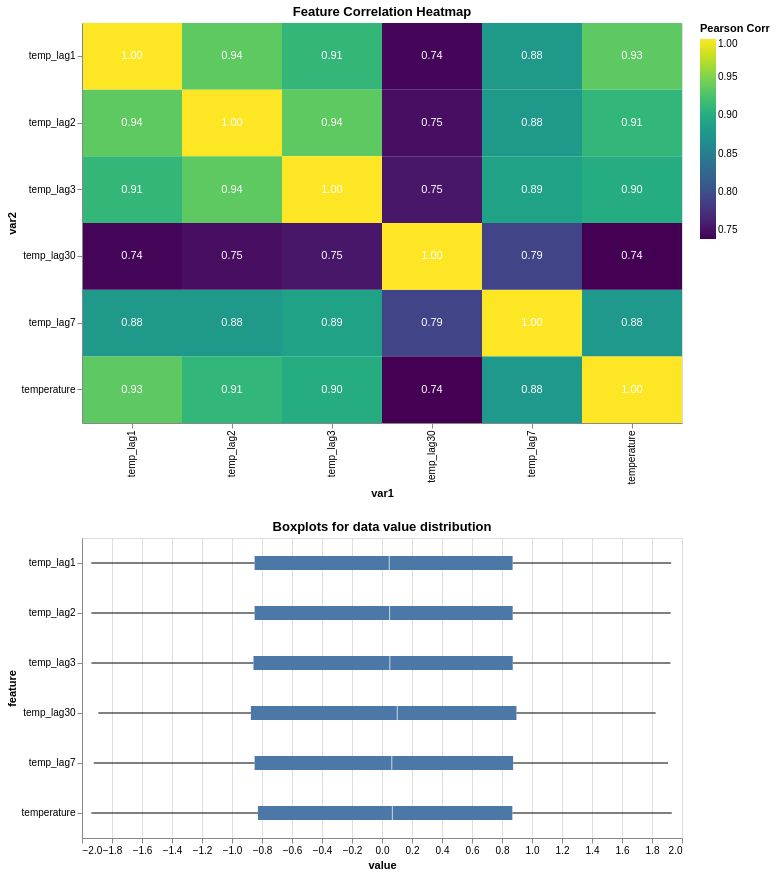

Notebook cell for this chart:
### Code cell
#Auto correlation
#create lag values
from sklearn.preprocessing import PowerTransformer
lagVals=[-1,-2,-3,-7,-30]
for country in Countries:
    for val in lagVals:
        arDf[country][f"temp_lag{abs(val)}"]= arDf[country]["temperature"].shift(val)        
testCountry=test[0]
print(arDf[country].head(5))
transformers={}
for country in Countries:
   arDf[country].dropna(axis=0,how="any",inplace=True,subset=arDf[country].columns)
   eDf=arDf[country]
   columns=arDf[country].columns
   for col in columns:
   
     skew=abs(eDf[col].skew()) 
     if(skew>0):  
       pt = PowerTransformer(method='yeo-johnson')
       if(col=="temperature"):
         transformers[country]=pt
       eDf[col]= pt.fit_transform(eDf[[col]])
       
   arDf[country]=eDf

tArDf=arDf[testCountry]
tArDf.dropna(axis=0,how="any",inplace=True,subset=tArDf.columns)







scaler=MinMaxScaler()
bxDf=pd.DataFrame(tArDf,columns=columns)
long=bxDf.melt(var_name="feature",value_name="value")

afSkewPlot=alt.Chart(long).mark_boxplot(extent="min-max").encode(
    alt.Y("feature:N").scale(zero=False),
    alt.X("value:Q").scale(zero=False),
    alt.Color("Origin:N").legend(None),
).properties(
    width=600,
    height=300,
    title="Boxplots for data value distribution"
).resolve_scale(  
    y='shared' 
)

corr_melted = bxDf.corr().reset_index().melt(id_vars='index')
corr_melted.columns = ['var1', 'var2', 'correlation']
plt.figure(figsize=(15,6))
corrPlot=alt.Chart(corr_melted).mark_rect().encode(
    x='var1:N',
    y='var2:N',
    color=alt.Color('correlation:Q', 
                    scale=alt.Scale(scheme='viridis'),
                    legend=alt.Legend(title="Pearson Corr")),
    tooltip=['var1', 'var2', 'correlation']
).properties(
    width=600,
    height=400,
    title="Feature Correlation Heatmap"
)
text = corrPlot.mark_text().encode(
    text=alt.Text('correlation:Q', format='.2f'),
    color=alt.condition(
        "datum.correlation > 0.5 || datum.correlation < -0.5",
        alt.value('white'),
        alt.value('black')
    )
)

# Combine and show
heatCor=(corrPlot+ text)

plots=heatCor&afSkewPlot
plots

### Figure 1 — Vega-Lite specification as saved in the notebook (floating-point values rounded to 4 significant figures; data arrays with more than 128 entries replaced by an {"elided": "..."} marker saying what was removed)
{"config": {"view": {"continuousWidth": 300, "continuousHeight": 300}}, "vconcat": [{"layer": [{"mark": {"type": "rect"}, "encoding": {"color": {"field": "correlation", "legend": {"title": "Pearson Corr"}, "scale": {"scheme": "viridis"}, "type": "quantitative"}, "tooltip": [{"field": "var1", "type": "nominal"}, {"field": "var2", "type": "nominal"}, {"field": "correlation", "type": "quantitative"}], "x": {"field": "var1", "type": "nominal"}, "y": {"field": "var2", "type": "nominal"}}, "title": "Feature Correlation Heatmap"}, {"mark": {"type": "text"}, "encoding": {"color": {"condition": {"test": "datum.correlation > 0.5 || datum.correlation < -0.5", "value": "white"}, "value": "black"}, "text": {"field": "correlation", "format": ".2f", "type": "quantitative"}, "tooltip": [{"field": "var1", "type": "nominal"}, {"field": "var2", "type": "nominal"}, {"field": "correlation", "type": "quantitative"}], "x": {"field": "var1", "type": "nominal"}, "y": {"field": "var2", "type": "nominal"}}, "title": "Feature Correlation Heatmap"}], "data": {"name": "data-2127702359414fe11ac41114b08d0d8c"}, "height": 400, "width": 600}, {"data": {"name": "data-7ed15e09b6749858ef2bdf45ab825b6e"}, "mark": {"type": "boxplot", "extent": "min-max"}, "encoding": {"color": {"field": "Origin", "legend": null, "type": "nominal"}, "x": {"field": "value", "scale": {"zero": false}, "type": "quantitative"}, "y": {"field": "feature", "scale": {"zero": false}, "type": "nominal"}}, "height": 300, "resolve": {"scale": {"y": "shared"}}, "title": "Boxplots for data value distribution", "width": 600}], "$schema": "https://vega.github.io/schema/vega-lite/v6.1.0.json", "datasets": {"data-2127702359414fe11ac41114b08d0d8c": [{"var1": "temperature", "var2": "temperature", "correlation": 1.0}, {"var1": "temp_lag1", "var2": "temperature", "correlation": 0.9348}, {"var1": "temp_lag2", "var2": "temperature", "correlation": 0.9115}, {"var1": "temp_lag3", "var2": "temperature", "correlation": 0.9001}, {"var1": "temp_lag7", "var2": "temperature", "correlation": 0.8786}, {"var1": "temp_lag30", "var2": "temperature", "correlation": 0.7384}, {"var1": "temperature", "var2": "temp_lag1", "correlation": 0.9348}, {"var1": "temp_lag1", "var2": "temp_lag1", "correlation": 1.0}, {"var1": "temp_lag2", "var2": "temp_lag1", "correlation": 0.9355}, {"var1": "temp_lag3", "var2": "temp_lag1", "correlation": 0.9121}, {"var1": "temp_lag7", "var2": "temp_lag1", "correlation": 0.8798}, {"var1": "temp_lag30", "var2": "temp_lag1", "correlation": 0.7416}, {"var1": "temperature", "var2": "temp_lag2", "correlation": 0.9115}, {"var1": "temp_lag1", "var2": "temp_lag2", "correlation": 0.9355}, {"var1": "temp_lag2", "var2": "temp_lag2", "correlation": 1.0}, {"var1": "temp_lag3", "var2": "temp_lag2", "correlation": 0.9355}, {"var1": "temp_lag7", "var2": "temp_lag2", "correlation": 0.88}, {"var1": "temp_lag30", "var2": "temp_lag2", "correlation": 0.7473}, {"var1": "temperature", "var2": "temp_lag3", "correlation": 0.9001}, {"var1": "temp_lag1", "var2": "temp_lag3", "correlation": 0.9121}, {"var1": "temp_lag2", "var2": "temp_lag3", "correlation": 0.9355}, {"var1": "temp_lag3", "var2": "temp_lag3", "correlation": 1.0}, {"var1": "temp_lag7", "var2": "temp_lag3", "correlation": 0.8889}, {"var1": "temp_lag30", "var2": "temp_lag3", "correlation": 0.7538}, {"var1": "temperature", "var2": "temp_lag7", "correlation": 0.8786}, {"var1": "temp_lag1", "var2": "temp_lag7", "correlation": 0.8798}, {"var1": "temp_lag2", "var2": "temp_lag7", "correlation": 0.88}, {"var1": "temp_lag3", "var2": "temp_lag7", "correlation": 0.8889}, {"var1": "temp_lag7", "var2": "temp_lag7", "correlation": 1.0}, {"var1": "temp_lag30", "var2": "temp_lag7", "correlation": 0.7904}, {"var1": "temperature", "var2": "temp_lag30", "correlation": 0.7384}, {"var1": "temp_lag1", "var2": "temp_lag30", "correlation": 0.7416}, {"var1": "temp_lag2", "var2": "temp_lag30", "correlation": 0.7473}, {"var1": "temp_lag3", "var2": "temp_lag30", "correlation": 0.7538}, {"var1": "temp_lag7", "var2": "temp_lag30", "correlation": 0.7904}, {"var1": "temp_lag30", "var2": "temp_lag30", "correlation": 1.0}], "data-7ed15e09b6749858ef2bdf45ab825b6e": {"elided": "3168 records"}}}
